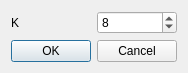
<?xml version="1.0" encoding="UTF-8"?>
<ui version="4.0">
 <class>getKDialog</class>
 <widget class="QDialog" name="getKDialog">
  <property name="geometry">
   <rect>
    <x>0</x>
    <y>0</y>
    <width>184</width>
    <height>68</height>
   </rect>
  </property>
  <property name="windowTitle">
   <string>Dialog</string>
  </property>
  <layout class="QGridLayout" name="gridLayout">
   <item row="0" column="0">
    <widget class="QLabel" name="label">
     <property name="text">
      <string>K</string>
     </property>
    </widget>
   </item>
   <item row="0" column="1">
    <widget class="QSpinBox" name="kSpinBox">
     <property name="value">
      <number>8</number>
     </property>
    </widget>
   </item>
   <item row="1" column="0" colspan="2">
    <widget class="QDialogButtonBox" name="buttonBox">
     <property name="orientation">
      <enum>Qt::Horizontal</enum>
     </property>
     <property name="standardButtons">
      <set>QDialogButtonBox::Cancel|QDialogButtonBox::Ok</set>
     </property>
    </widget>
   </item>
  </layout>
 </widget>
 <resources/>
 <connections>
  <connection>
   <sender>buttonBox</sender>
   <signal>accepted()</signal>
   <receiver>getKDialog</receiver>
   <slot>accept()</slot>
   <hints>
    <hint type="sourcelabel">
     <x>248</x>
     <y>254</y>
    </hint>
    <hint type="destinationlabel">
     <x>157</x>
     <y>274</y>
    </hint>
   </hints>
  </connection>
  <connection>
   <sender>buttonBox</sender>
   <signal>rejected()</signal>
   <receiver>getKDialog</receiver>
   <slot>reject()</slot>
   <hints>
    <hint type="sourcelabel">
     <x>316</x>
     <y>260</y>
    </hint>
    <hint type="destinationlabel">
     <x>286</x>
     <y>274</y>
    </hint>
   </hints>
  </connection>
 </connections>
</ui>
